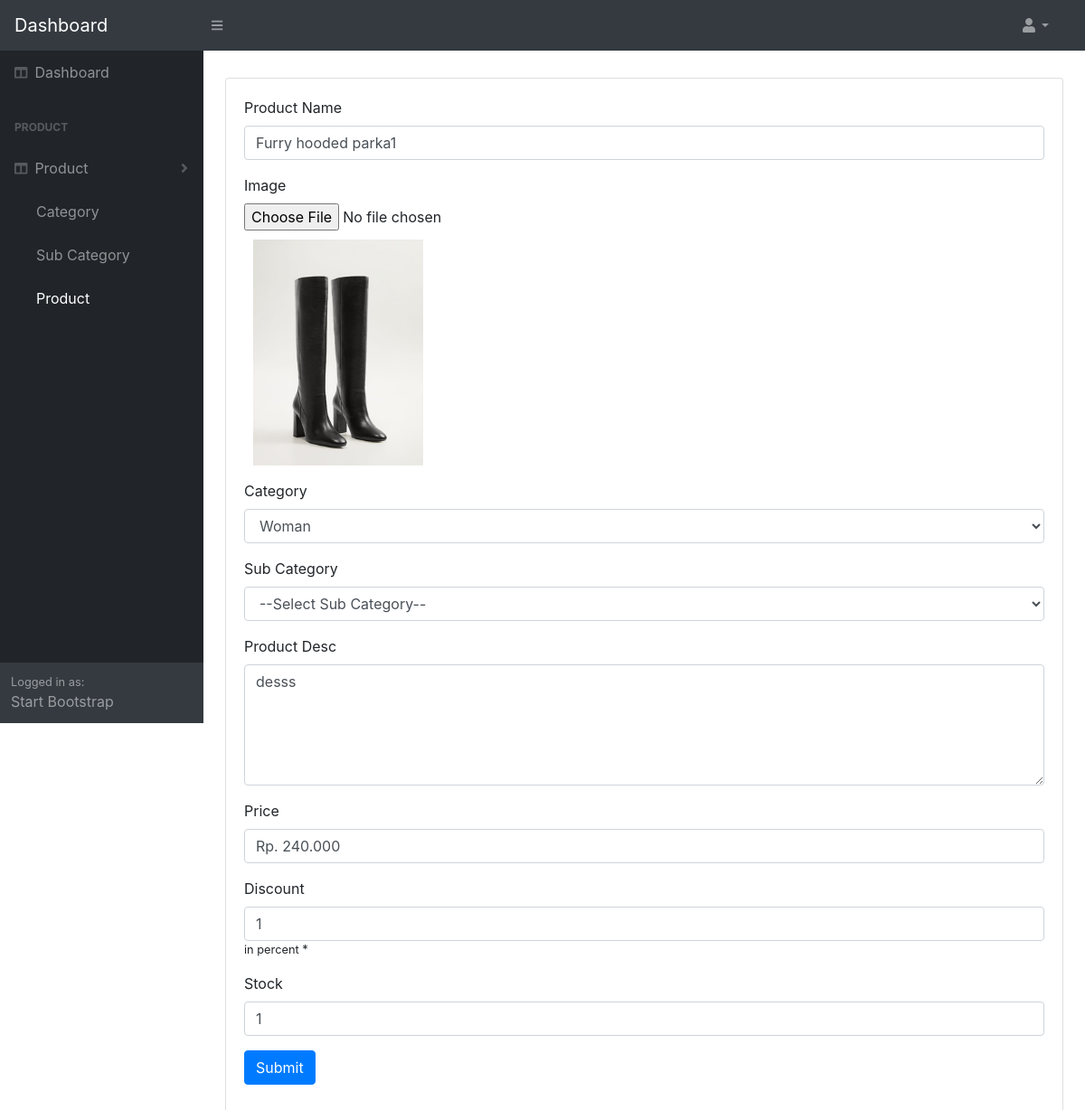
Page /admin/product/edit-product/2 on the committed database.
### tables this page shows
CREATE TABLE `tbl_product` (
  `product_id` int(11) NOT NULL,
  `product_name` varchar(150) NOT NULL,
  `product_desc` text NOT NULL,
  `product_url` varchar(100) NOT NULL,
  `product_price` int(11) NOT NULL,
  `product_discount` int(11) NOT NULL,
  `product_stock` int(11) NOT NULL,
  `category_id` int(11) NOT NULL
);

### application/controllers/admin/ProductController.php (called while the page is built, shortened)
<?php
class ProductController extends CI_Controller
{
    var $success = 0;
    function __construct()
    {
        $this->load->model('admin/Product');
        $this->load->model('admin/Category');
        $this->load->model('admin/SubCategory');
    }
    public function productEdit()
    {
        $id = $this->uri->segment(4);
        $data['product'] = $this->Product->getProductById($id);
        $data['action'] = 'edit';
        $data['category'] = $this->Category->getCategory();
        $data['success'] = $this->success;
        $this->load->view('admin/product/add-product', $data);
    }
}

### index.php (called while the page is built, shortened)
<?php
require_once BASEPATH.'core/CodeIgniter.php';

### application/models/admin/Product.php (called while the page is built, shortened)
<?php
class Product extends CI_Model
{
    public function getProductById($id)
    {
        $data = $this->db->query("SELECT p.*,sc.sub_category_id,sc.name,c.category_id,c.category_name FROM tbl_product p
        left join tbl_relationship_product rp on rp.product_id = p.product_id
        left join tbl_sub_category sc on rp.sub_category_id = sc.sub_category_id
        left join tbl_relationship_category rc on rc.sub_category_id = sc.sub_category_id
        left join tbl_category c on rc.category_id = c.category_id
        where p.product_id = $id");
        return $data->row();
    }
}

### application/models/admin/Category.php (called while the page is built, shortened)
<?php
class Category extends CI_Model
{
    public function getCategory()
    {
        $data = $this->db->query("SELECT * FROM tbl_category");
        return $data->result_array();
    }
}

### application/views/admin/product/add-product.php (the view, shortened to what this page needs)
<!DOCTYPE html>
<html lang="en">
<body class="sb-nav-fixed">
	<div id="layoutSidenav">
		<div id="layoutSidenav_content">
			<section>
				<div class="container-fluid">
					<div class="card mb-4" style="margin-top:30px;">
						<div class="card-body">
							<?php if ($action == 'add') { ?>
							<form action="<?php echo base_url(); ?>admin/product/add-product" id="productForm"
								name="productForm" method="POST" enctype="multipart/form-data">
								<?php } else { ?>
								<form
									action="<?php echo base_url(); ?>admin/product/edit-product/<?php echo $this->uri->segment(4); ?>"
									method="POST" name="productForm" enctype="multipart/form-data">
									<?php } ?>
									<div class="form-group">
										<label for="productName">Product Name</label>
										<input type="text" name="productName" class="form-control" id="productName"
											aria-describedby="productName"
											value="<?php if(isset($product)) echo $product->product_name ?>"
											placeholder="Enter Product Name">
									</div>
									<div class="form-group">
										<label for="image">Image</label>
										<input type="file" class="form-control-file" id="image" name="image">
										<img class="image-preview" id="blah" src="#" alt="images" />
									</div>
									<div class="form-group">
										<label for="category">Category</label>
										<select id="category" name="category" class="form-control">
											<?php foreach ($category as $category) {
                                                echo "<option value='" . $category['category_id'] . "' ". (($category['category_id'] == $product->category_id) ? "selected" : "").">" . $category['category_name'] . "</option>";
                                            } ?>
										</select>
									</div>
									<div class="form-group">
										<label for="sub_category">Sub Category</label>
										<select id="sub_category" name="sub_category" class="form-control">
											<option values="0" selected>--Select Sub Category--</option>
										</select>
									</div>
									<div class="form-group">
										<label for="pod_desc">Product Desc</label>
										<textarea class="form-control" name="pod_desc" id="prod"
											rows="5"><?php if(isset($product)) echo $product->product_desc ?></textarea>
									</div>
									<div class="form-group">
										<label for="price">Price</label>
										<input type="text" class="form-control rupiah" id="price" name="price"
											placeholder="Price"
											value="<?php if(isset($product)) echo $product->product_price ?>">
									</div>
									<div class=" form-group">
										<label for="discount">Discount</label>
										<input type="number" name="discount" class="form-control number" id="discount"
											placeholder="Discount"
											oninput="this.value=this.value.slice(0,this.maxLength)" maxlength="2"
											value="<?php if(isset($product)) echo $product->product_discount ?>">
										<small> in percent *</small>
									</div>
									<div class=" form-group">
										<label for="stock">Stock</label>
										<input type="number" name="stock" class="form-control number" id="stock"
											placeholder="Stock"
											value="<?php if(isset($product)) echo $product->product_stock ?>">
									</div>
									<button type="submit" name="submit" id="submit"
										class="btn btn-primary">Submit</button>
								</form>
						</div>
					</div>
				</div>
			</section>
		</div>
	</div>

### rows in the picture
tbl_product: productName "Furry hooded parka1", pod_desc "desss", price "Rp. 240.000", discount "1", stock "1"

### other values in the picture
form field category "Woman"
